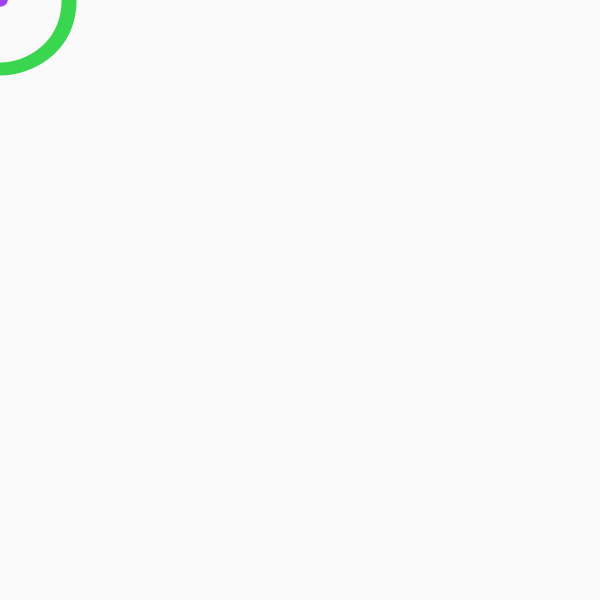
Frame 1 (no input)
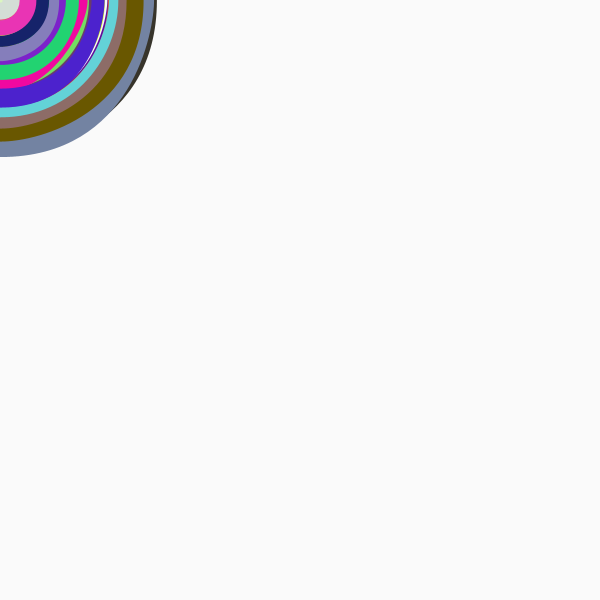
Frame 60 (the mouse pressed at the canvas centre just before this capture)
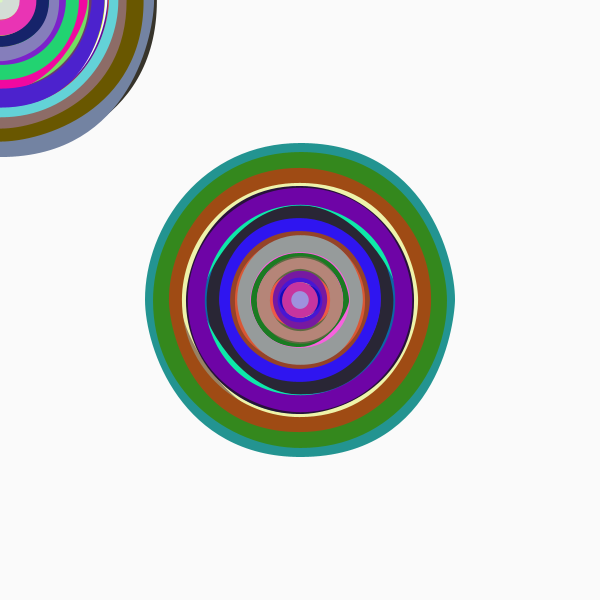
Frame 120 (the mouse held since frame 60 and released just before this capture)

The Processing sketch that drew these frames (run headless with seeded random() and noise(); from frame 60 on, the mouse is pressed at the canvas centre):

// Processing sketch: processing_84201
// ── processing_84201.pde

void setup ()
{
size (600,600);
background (250);
smooth();

}

 void draw ()
 {
   fill(random (0,250),random(0,250), random(0,250));
   stroke(random (0,250), random (0,250), random (0,250));
 strokeWeight(random (1,300));
 ellipse(random (mouseX,mouseY),random(mouseY,mouseX), random (10,20),random (10,20));

 
 }
